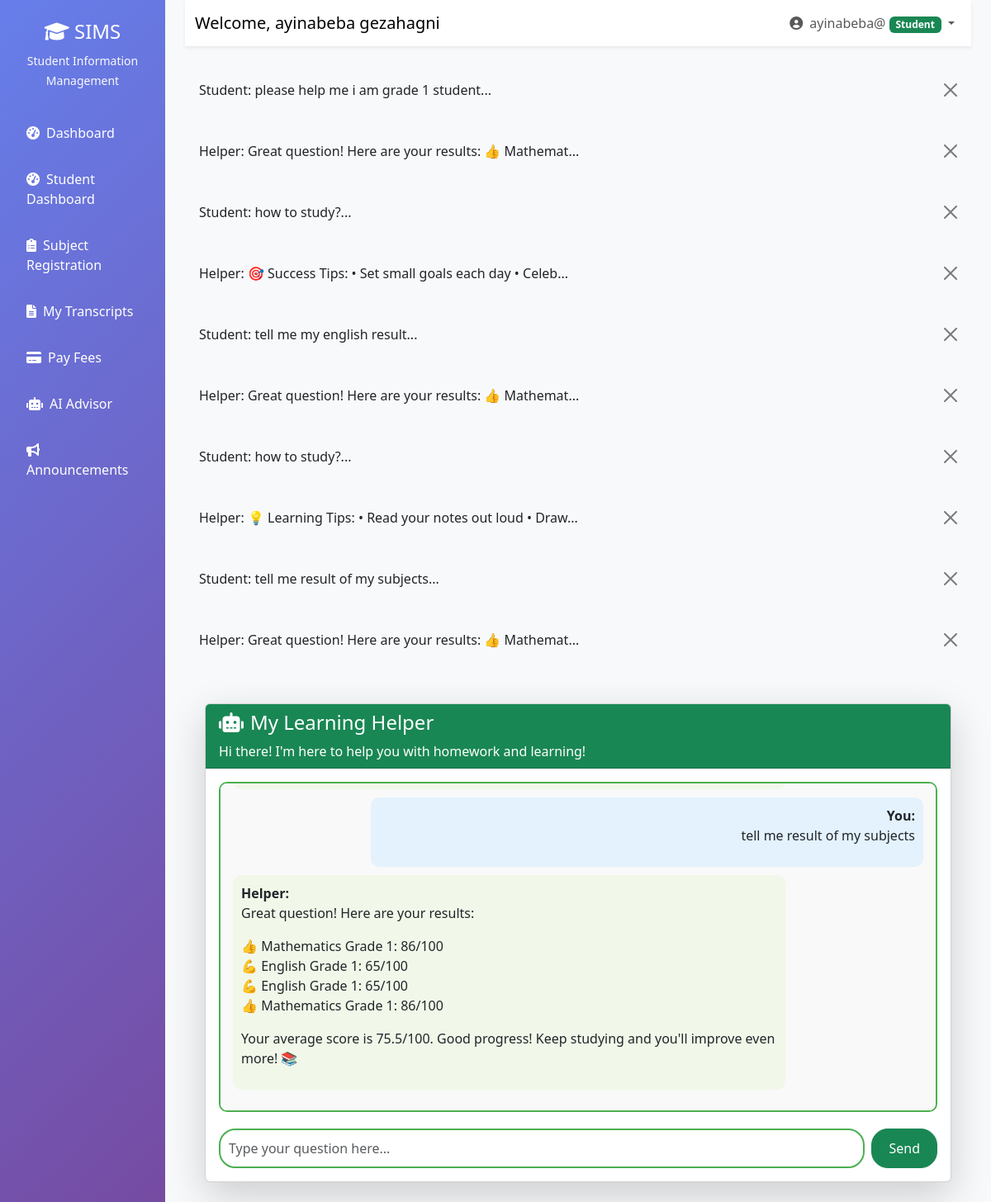
The page /students/ai-advisor/ (signed in) on the database its author committed.
### users/models.py (models this page shows, shortened)
class User(AbstractUser):
    ROLE_CHOICES = (
        ('admin', 'Administrator'),
        ('teacher', 'Teacher'),
        ('student', 'Student'),
        ('registrar', 'Registrar'),
        ('finance', 'Finance Officer'),
        ('parent', 'Parent'),
    )
    role = models.CharField(max_length=20, choices=ROLE_CHOICES)
    phone = models.CharField(max_length=15, blank=True)
    address = models.TextField(blank=True)
    date_of_birth = models.DateField(null=True, blank=True)
    profile_picture = models.ImageField(upload_to='profiles/', null=True, blank=True)
    is_approved = models.BooleanField(default=False)
    created_at = models.DateTimeField(auto_now_add=True)

### ai_advisor/models.py (models this page shows)
class AIMessage(models.Model):
    conversation = models.ForeignKey(AIConversation, on_delete=models.CASCADE, related_name='messages')
    content = models.TextField()
    is_user = models.BooleanField(default=True)
    created_at = models.DateTimeField(auto_now_add=True)
    message_type = models.CharField(max_length=50, choices=[
        ('text', 'Text'),
        ('question', 'Question'),
        ('suggestion', 'Suggestion'),
        ('help', 'Help')
    ], default='text')
    class Meta:
        ordering = ['created_at']
    def __str__(self):
        role = "Student" if self.is_user else "Helper"
        return f"{role}: {self.content[:50]}..."

### users/decorators.py (the view)
        def wrapper(request, *args, **kwargs):
            if request.user.is_authenticated:
                if request.user.role in allowed_roles or request.user.is_superuser:
                    return view_func(request, *args, **kwargs)
            messages.error(request, "You don't have permission to access this page.")
            return redirect('dashboard')

### students/views.py (called while the page is built, shortened)
@student_required
def interact_with_ai(request):
    conversation, created = AIConversation.objects.get_or_create(user=request.user)
    messages = AIMessage.objects.filter(conversation=conversation).order_by('created_at')
    context = {
        'conversation': conversation,
        'messages': messages,
    }
    return render(request, 'students/ai_advisor.html', context)

### templates/students/ai_advisor.html (shortened to what this page needs)
{% extends 'base.html' %}
{% load static %}
{% block content %}
<div class="container py-4">
    <div class="card shadow-lg">
        <div class="card-header bg-success text-white">
            <h4 class="card-title mb-0">
                <i class="fas fa-robot me-2"></i>My Learning Helper
            </h4>
            <p class="mb-0 mt-2">Hi there! I'm here to help you with homework and learning!</p>
        </div>
        <div class="card-body">
            <div class="chat-container" id="chatContainer" style="height: 400px; border: 2px solid #4CAF50; border-radius: 10px; padding: 15px; margin-bottom: 20px; overflow-y: auto; background-color: #f9f9f9;">
                {% if messages %}
                    {% for message in messages %}
                    <div class="message {% if message.is_user %}user-message{% else %}ai-message{% endif %}" style="margin: 10px 0; padding: 10px; border-radius: 10px; max-width: 80%; {% if message.is_user %}background-color: #e3f2fd; margin-left: auto; text-align: right;{% else %}background-color: #f1f8e9; margin-right: auto;{% endif %}">
                        <strong>{% if message.is_user %}You{% else %}Helper{% endif %}:</strong> {{ message.content|linebreaks }}
                    </div>
                    {% endfor %}
                {% endif %}
            </div>
            <form method="post" id="aiForm" action="{% url 'interact_with_ai' %}">
                <div class="input-container d-flex gap-2">
                    <input type="text" class="form-control" id="messageInput" name="message" placeholder="Type your question here..." required style="border: 2px solid #4CAF50; border-radius: 20px; padding: 10px; font-size: 16px;">
                    <button type="submit" class="btn btn-success" style="border-radius: 20px; padding: 10px 20px;">Send</button>
                </div>
            </form>
        </div>
    </div>
</div>
{% endblock %}

### templates/base.html (shortened to what this page needs)
<!DOCTYPE html>
<html lang="en">
  <head>
    <link
      href="https://cdn.jsdelivr.net/npm/bootstrap@5.3.0/dist/css/bootstrap.min.css"
      rel="stylesheet"
    />
    <link
      href="https://cdnjs.cloudflare.com/ajax/libs/font-awesome/6.0.0/css/all.min.css"
      rel="stylesheet"
    />
  </head>
  <body>
    {% if user.is_authenticated %}
    <div class="container-fluid">
      <div class="row">
        <nav class="col-md-3 col-lg-2 d-md-block sidebar">
          <div class="position-sticky pt-4">
            <div class="text-center mb-4">
              <h4 class="text-white">
                <i class="fas fa-graduation-cap"></i> SIMS
              </h4>
              <small class="text-light">Student Information Management</small>
            </div>
            <ul class="nav flex-column">
              <li class="nav-item">
                <a
                  class="nav-link {% if request.resolver_match.url_name == 'dashboard' %}active{% endif %}"
                  href="{% url 'dashboard' %}"
                >
                  <i class="fas fa-tachometer-alt me-2"></i>Dashboard
                </a>
              </li>
              {% if user.role == 'student' or user.is_student %}
              <li class="nav-item">
                <a class="nav-link" href="{% url 'student_dashboard' %}">
                  <i class="fas fa-tachometer-alt me-2"></i>Student Dashboard
                </a>
              </li>
              <li class="nav-item">
                <a class="nav-link" href="{% url 'subject_registration' %}">
                  <i class="fas fa-clipboard-list me-2"></i>Subject Registration
                </a>
              </li>
              <li class="nav-item">
                <a class="nav-link" href="{% url 'view_transcripts' %}">
                  <i class="fas fa-file-alt me-2"></i>My Transcripts
                </a>
              </li>
              <li class="nav-item">
                <a class="nav-link" href="{% url 'pay_fees' %}">
                  <i class="fas fa-credit-card me-2"></i>Pay Fees
                </a>
              </li>
              <li class="nav-item">
                <a class="nav-link" href="{% url 'interact_with_ai' %}">
                  <i class="fas fa-robot me-2"></i>AI Advisor
                </a>
              </li>
              <li class="nav-item">
                <a class="nav-link" href="{% url 'view_announcements' %}">
                  <i class="fas fa-bullhorn me-2"></i>Announcements
                </a>
              </li>
              {% endif %}
            </ul>
          </div>
        </nav>
        <main class="col-md-9 ms-sm-auto col-lg-10 px-md-4 main-content">
          <nav
            class="navbar navbar-expand-lg navbar-light bg-white shadow-sm mb-4"
          >
            <div class="container-fluid">
              <span class="navbar-brand"
                >Welcome, {{ user.get_full_name|default:user.username }}</span
              >
              <div class="navbar-nav ms-auto">
                <div class="nav-item dropdown">
                  <a
                    class="nav-link dropdown-toggle"
                    href="#"
                    id="navbarDropdown"
                    role="button"
                    data-bs-toggle="dropdown"
                  >
                    <i class="fas fa-user-circle me-1"></i> {{ user.username }}
                    <span
                      class="badge bg-{% if user.role == 'admin' %}danger{% elif user.role == 'teacher' %}info{% elif user.role == 'student' %}success{% elif user.role == 'parent' %}warning{% else %}secondary{% endif %}"
                    >
                      {{ user.get_role_display }}
                    </span>
                  </a>
                </div>
              </div>
            </div>
          </nav>
          {% if messages %}
          <div class="messages mb-4">
            {% for message in messages %}
            <div
              class="alert alert-{{ message.tags }} alert-dismissible fade show"
            >
              {{ message }}
              <button
                type="button"
                class="btn-close"
                data-bs-dismiss="alert"
              ></button>
            </div>
            {% endfor %}
          </div>
          {% endif %}
          <div class="container-fluid">{% block content %}{% endblock %}</div>
        </main>
      </div>
    </div>
    {% else %} {% block auth_content %}{% endblock %} {% endif %}
  </body>
</html>

### templates/base.html (style rules this page uses)
.sidebar { min-height: 100vh; background: linear-gradient(135deg, #667eea 0%, #764ba2 100%); }
.sidebar .nav-link { color: #fff; padding: 12px 20px; margin: 4px 0; border-radius: 8px; transition: all 0.3s; }
.main-content { background-color: #f8f9fa; min-height: 100vh; }

### rows shown on the page
User: get_full_name "ayinabeba gezahagni", username "ayinabeba@", role "Student"
AIMessage: is_user+content "Student: please help me i am grade 1 student..."
AIMessage: is_user+content "Helper: Great question! Here are your results: 👍 Mathemat..."
AIMessage: is_user+content "Student: how to study?..."
AIMessage: is_user+content "Helper: 🎯 Success Tips: • Set small goals each day • Celeb..."
AIMessage: is_user+content "Student: tell me my english result..."
AIMessage: is_user+content "Helper: Great question! Here are your results: 👍 Mathemat..."
AIMessage: is_user+content "Student: how to study?..."
AIMessage: is_user+content "Helper: 💡 Learning Tips: • Read your notes out loud • Draw..."
AIMessage: is_user+content "Student: tell me result of my subjects...", shows "You", content "tell me result of my subjects"
AIMessage: is_user+content "Helper: Great question! Here are your results: 👍 Mathemat...", content "Great question! Here are your results: 👍 Mathematics Grade 1: 86/100 💪 English Grade 1: 65/100 💪 English Grade 1: 65/100 👍 Mathematics Grade 1: 86/100 Your average score is 75.5/100. Good progress! Keep studying and you'll improve even more! 📚"
